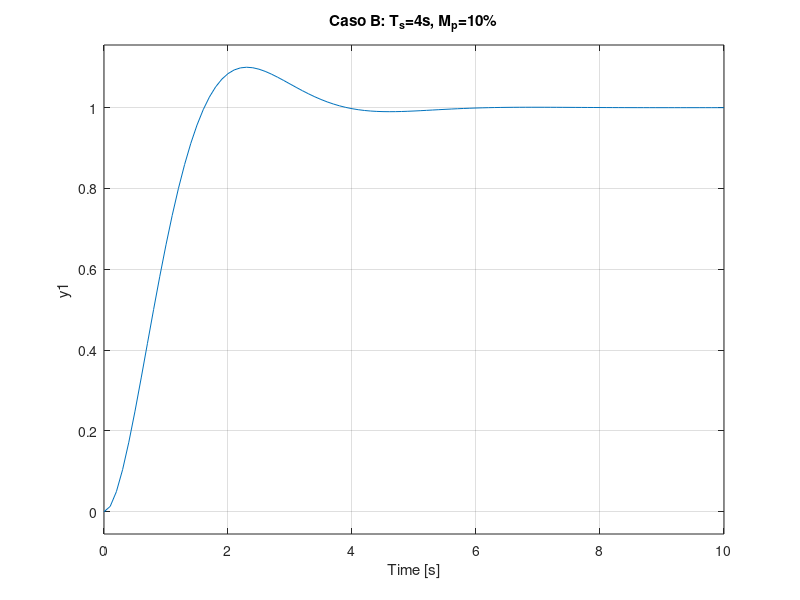

Source code (MATLAB): (Note: this script raises an error after producing the figure.)
%% Ejercicio 1 - Ubicación de polos por respuesta en el tiempo
% p(s) = s^2 + 2*zeta*wn*s + wn^2
clear; clc; close all;

%% Caso A: Ts = 2.0 s, Mp = 0%
% Mp = 0% => zeta >= 1 (criticamente amortiguado => zeta = 1)
% Ts = 4/(zeta*wn) => wn = 4/(zeta*Ts)

zeta_A = 1;
Ts_A = 2.0;
wn_A = 4 / (zeta_A * Ts_A);  % = 2 rad/s

fprintf('=== Caso A ===\n');
fprintf('zeta = %.4f\n', zeta_A);
fprintf('wn   = %.4f rad/s\n', wn_A);

% Polos: polo doble real en s = -zeta*wn
polos_A = roots([1, 2*zeta_A*wn_A, wn_A^2]);
fprintf('Polos: s = %.4f, s = %.4f\n', polos_A(1), polos_A(2));

% Sistema de segundo orden
sys_A = tf(wn_A^2, [1, 2*zeta_A*wn_A, wn_A^2]);

%% Caso B: Ts = 4.0 s, Mp = 10%
% Mp = exp(-pi*zeta/sqrt(1-zeta^2))
% ln(0.1) = -pi*zeta/sqrt(1-zeta^2)
% Resolviendo: zeta = -ln(Mp)/sqrt(pi^2 + ln(Mp)^2)

Mp_B = 0.10;
Ts_B = 4.0;
zeta_B = -log(Mp_B) / sqrt(pi^2 + log(Mp_B)^2);
wn_B = 4 / (zeta_B * Ts_B);

fprintf('\n=== Caso B ===\n');
fprintf('zeta = %.4f\n', zeta_B);
fprintf('wn   = %.4f rad/s\n', wn_B);

polos_B = roots([1, 2*zeta_B*wn_B, wn_B^2]);
fprintf('Polos: s = %.4f + j%.4f\n', real(polos_B(1)), imag(polos_B(1)));
fprintf('       s = %.4f - j%.4f\n', real(polos_B(2)), abs(imag(polos_B(2))));

sys_B = tf(wn_B^2, [1, 2*zeta_B*wn_B, wn_B^2]);

%% Graficas
figure('Color','w');

% Respuesta al escalon
subplot(1,2,1);
step(sys_A, 10);
title('Caso A: T_s=2s, M_p=0%');
grid on;

subplot(1,2,2);
step(sys_B, 10);
title('Caso B: T_s=4s, M_p=10%');
grid on;

sgtitle('Ejercicio 1 - Respuesta al escalón');

% Ubicacion de polos
figure('Color','w');
hold on; grid on; axis equal;
plot(real(polos_A), imag(polos_A), 'rx', 'MarkerSize', 12, 'LineWidth', 2);
plot(real(polos_B), imag(polos_B), 'bo', 'MarkerSize', 12, 'LineWidth', 2);
xline(0, 'k--');
yline(0, 'k--');
xlabel('Real'); ylabel('Imaginario');
title('Ubicación de polos');
legend('Caso A', 'Caso B');
